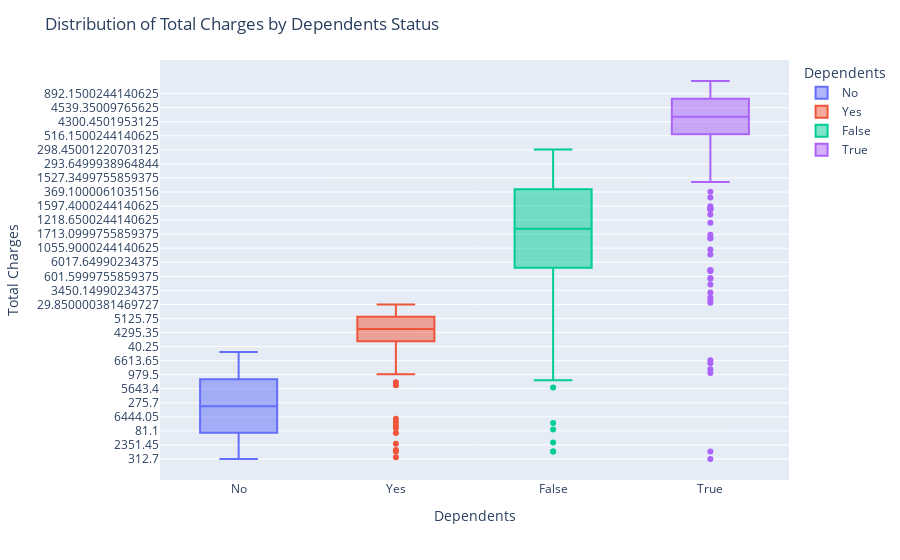

This figure's notebook cell:
### Markdown cell above
#### 2. Are customers with dependents likely to have higher charges than those with dependents?

### Code cell
# Group Customers with Dependency and total charges
cus_depdts = px.box(data_frame=voda_df, x='Dependents', y='TotalCharges', color='Dependents',
             category_orders={'Dependents': ['No', 'Yes']})
cus_depdts.update_layout(title='Distribution of Total Charges by Dependents Status',
                  xaxis_title='Dependents', yaxis_title='Total Charges')
cus_depdts.show()

### Figure 1 — Plotly figure (JSON) as saved in the notebook; plotly's stock layout.template omitted (floating-point values rounded to 4 significant figures; data arrays with more than 128 entries replaced by an {"elided": "..."} marker saying what was removed)
{"data": [{"alignmentgroup": "True", "hovertemplate": "Dependents=%{x}<br>TotalCharges=%{y}<extra></extra>", "legendgroup": "No", "marker": {"color": "#636efa"}, "name": "No", "notched": false, "offsetgroup": "No", "orientation": "v", "showlegend": true, "type": "box", "x": {"elided": "1412 str values"}, "x0": " ", "xaxis": "x", "y": {"elided": "1412 str values"}, "y0": " ", "yaxis": "y"}, {"alignmentgroup": "True", "hovertemplate": "Dependents=%{x}<br>TotalCharges=%{y}<extra></extra>", "legendgroup": "Yes", "marker": {"color": "#EF553B"}, "name": "Yes", "notched": false, "offsetgroup": "Yes", "orientation": "v", "showlegend": true, "type": "box", "x": {"elided": "631 str values"}, "x0": " ", "xaxis": "x", "y": {"elided": "631 str values"}, "y0": " ", "yaxis": "y"}, {"alignmentgroup": "True", "hovertemplate": "Dependents=%{x}<br>TotalCharges=%{y}<extra></extra>", "legendgroup": "False", "marker": {"color": "#00cc96"}, "name": "False", "notched": false, "offsetgroup": "False", "orientation": "v", "showlegend": true, "type": "box", "x": {"elided": "2070 str values"}, "x0": " ", "xaxis": "x", "y": {"elided": "2070 str values"}, "y0": " ", "yaxis": "y"}, {"alignmentgroup": "True", "hovertemplate": "Dependents=%{x}<br>TotalCharges=%{y}<extra></extra>", "legendgroup": "True", "marker": {"color": "#ab63fa"}, "name": "True", "notched": false, "offsetgroup": "True", "orientation": "v", "showlegend": true, "type": "box", "x": {"elided": "930 str values"}, "x0": " ", "xaxis": "x", "y": {"elided": "930 str values"}, "y0": " ", "yaxis": "y"}], "layout": {"boxmode": "overlay", "legend": {"title": {"text": "Dependents"}, "tracegroupgap": 0}, "margin": {"t": 60}, "title": {"text": "Distribution of Total Charges by Dependents Status"}, "xaxis": {"anchor": "y", "categoryarray": ["No", "Yes", "False", "True"], "categoryorder": "array", "domain": [0, 1], "title": {"text": "Dependents"}}, "yaxis": {"anchor": "x", "domain": [0, 1], "title": {"text": "Total Charges"}}}}
